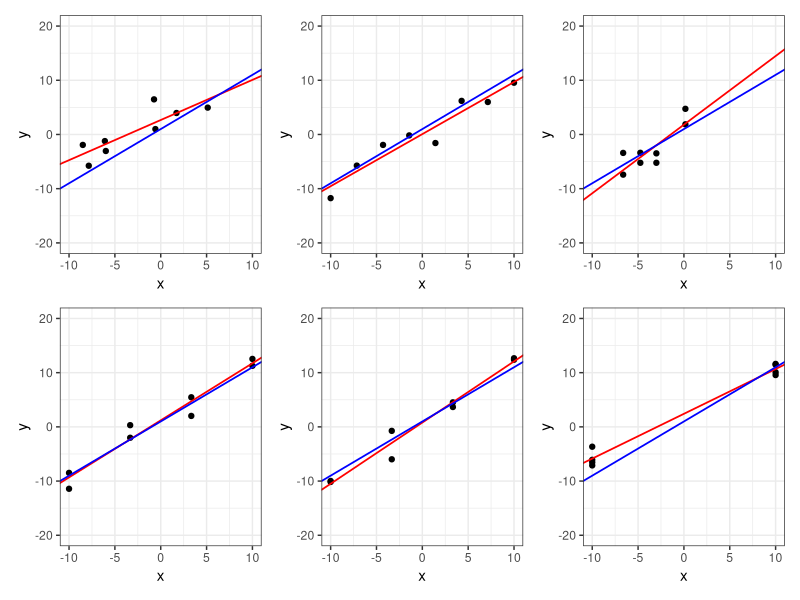

This figure's R source:
require(tidyverse)
require(patchwork)
# ==============================================================================
# GERAR AMOSTRAS ASSUMINDO ERRO ~ N(0,4)
gen_amostras <- function(x, beta0 = 1, beta1 = 1) {
  y <-  beta0 + beta1 * x + rnorm(length(x), mean = 0, sd = 2)
  return(y)
}

# GERAR DATAFRAMES PARA TODO TIPO DE DELINEAMENTO (24 amostras)

n <- 8
dfs <- list()

# Tomar pontos ao acaso entre -10 e 10.
dfs[[1]] <- data.frame(x = runif(n, -10, 10))
dfs[[1]]$y <- gen_amostras(dfs[[1]]$x)


# Tomar pontos igualmente espaçados no intervalo.
dfs[[2]] <- data.frame(x = seq(from=-10, to=10, length.out=n))
dfs[[2]]$y <- gen_amostras(dfs[[2]]$x)

# Tomar dois valores em cada ponto escolhido ao acaso.
dfs[[3]] <- data.frame(x = rep(runif(n/2,-10,10), 2)) %>% arrange(x)
dfs[[3]]$y <- gen_amostras(dfs[[3]]$x)

# Tomar dois valores em cada ponto dentre pontos igualmente espaçados.
dfs[[4]] <- data.frame(x = rep(rep(seq(from=-10,to=10,length.out=n/2),2))) %>% arrange(x)
dfs[[4]]$y <- gen_amostras(dfs[[4]]$x)

# Tomar 1/4 de pontos em cada posição.
dfs[[5]] <- data.frame(x = rep(seq(from=-10,to=10,length.out=4), n*(1/4))) %>% arrange(x)
dfs[[5]]$y <- gen_amostras(dfs[[5]]$x)

# Tomar metade dos valores em x=−10 e a outra metade em x=10.
dfs[[6]] <- data.frame(x = c(rep(-10, n/2), rep(10, n/2)))
dfs[[6]]$y <- gen_amostras(dfs[[6]]$x)
# PS: AINDA FALTA FAZER MAIS 2 FORMAS QUE A GENTE DEFINE

# ==============================================================================
# FUNÇÃO QUE FAZ O AJUSTE E RETORNA: A BASE DE DADOS (dfs[[i]]) UTILIZADA,
# O AJUSTE, E AS MÉTRICAS OBTIDAS

#PS: AINDA FALTA FAZER OUTRAS MÉTRICAS QUE O PROFESSOR PEDE PARA SUGERIR
fazer_ajuste <- function(x) {
  ajuste <- lm(y~., data=x)
  sumario <- summary(ajuste)

  ic_pred <- predict(ajuste, interval='predict')

  medidas <- data.frame(beta0             = as.numeric(ajuste$coefficients[1]),
                        beta1             = as.numeric(ajuste$coefficients[2]),
                        erro_padrao_beta0 = as.numeric(sumario$coefficients[,2][1]),
                        erro_padrao_beta1 = as.numeric(sumario$coefficients[,2][2]),
                        erro_padrao_medio = mean(ic_pred[,3] - ic_pred[,1]),
                        erro_padrao_max   = max(ic_pred[,3] - ic_pred[,1]),
                        determinante      = det(sumario$coefficients[,1] %*% t(sumario$coefficients[,1])))
  return(list(x, ajuste, medidas))
}


# APLICANDO OS AJUSTES NOS DIFERENTES DELINEAMENTOS DE X
ajustes <- map(dfs, fazer_ajuste)

# APENAS JUNTANDO UM ÚNICO DATAFRAME COM AS MÉTRICAS DE TODOS OS MODELOS
medidas <- ajustes %>%
  map(3) %>%
  bind_rows()

ajustes[[c(1,1)]]

par(mfrow=c(2,3))

plts <- map(1:6, function(i){
  ajustes[[c(i,1)]] %>%
    ggplot(aes(x=x,y=y)) +
      geom_point() +
      lims(x = c(-10,10), y=c(-20,20)) +
      geom_abline(slope = ajustes[[c(i,3)]]$beta1,
                  intercept = ajustes[[c(i,3)]]$beta0,
                  colour = 'red', linewidth = 0.6) +
      geom_abline(slope = 1, intercept = 1,
                  colour = 'blue', linewidth = 0.6) +
      theme_bw()
})
wrap_plots(plts, nrow = 2)

# AINDA FALTA:
# REALIZAR ESTUDO DE SIMULAÇÃO PARA MAIS AMOSTRAS
# REALIZAR MAIS DE UMA REPETIÇÃO DE CADA DELINEAMENTO
# FAZER AS DESCRITIVAS E CONCLUSÕES
